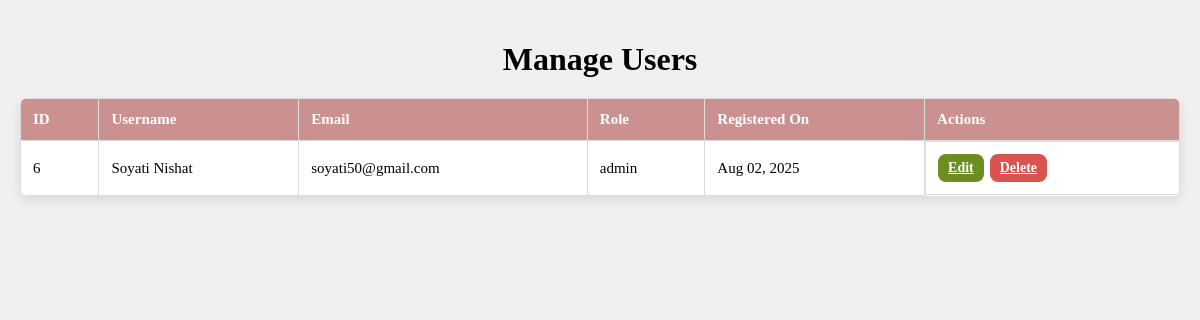
Before: /admin/manage-users.php (signed in) with the older database file.
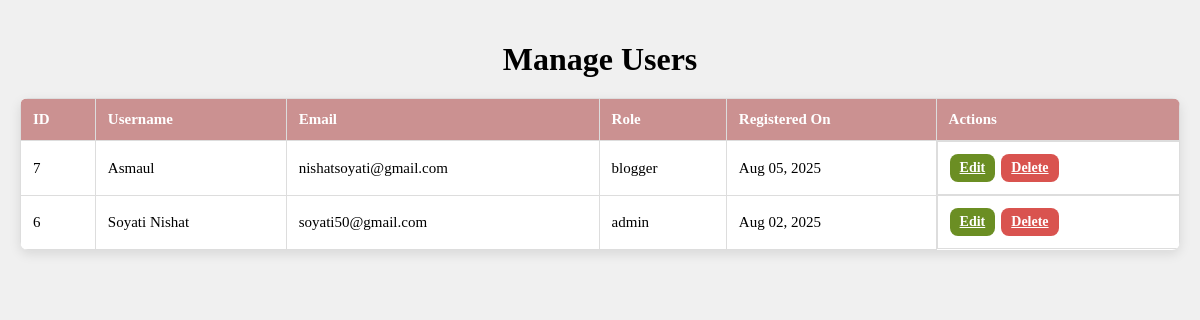
After: the same page with the newer database file.
### tables this page shows
CREATE TABLE `users` (
  `id` int(11) NOT NULL,
  `fullname` varchar(100) DEFAULT NULL,
  `username` varchar(50) NOT NULL,
  `email` varchar(100) NOT NULL,
  `password` varchar(255) NOT NULL,
  `role` enum('admin','blogger','reader') DEFAULT 'reader',
  `bio` text DEFAULT NULL,
  `profile_image` varchar(255) DEFAULT NULL,
  `created_at` timestamp NOT NULL DEFAULT current_timestamp()
);

### admin/manage-users.php (the view, shortened to what this page needs)
<?php
include '../php/config.php';
$sqlUsers = "SELECT id, username, email, role, created_at FROM users ORDER BY created_at DESC";
$resultUsers = $conn->query($sqlUsers);
?>
<!DOCTYPE html>
<html lang="en">
<head>
</head>
<body>
<h1>Manage Users</h1>
<div class="table-container">
<?php if ($resultUsers->num_rows > 0): ?>
<table>
  <thead>
    <tr>
      <th>ID</th>
      <th>Username</th>
      <th>Email</th>
      <th>Role</th>
      <th>Registered On</th>
      <th>Actions</th>
    </tr>
  </thead>
  <tbody>
    <?php while ($user = $resultUsers->fetch_assoc()): ?>
    <tr>
      <td><?= htmlspecialchars($user['id']) ?></td>
      <td><?= htmlspecialchars($user['username']) ?></td>
      <td><?= htmlspecialchars($user['email']) ?></td>
      <td><?= htmlspecialchars($user['role']) ?></td>
      <td><?= date("M d, Y", strtotime($user['created_at'])) ?></td>
      <td class="actions">
        <a class="btn btn-edit" href="edit-user.php?id=<?= $user['id'] ?>">Edit</a>
        <a class="btn btn-delete" href="delete-user.php?id=<?= $user['id'] ?>" onclick="return confirm('Are you sure you want to delete this user?');">Delete</a>
      </td>
    </tr>
    <?php endwhile; ?>
  </tbody>
</table>
<?php else: ?>
<p style="text-align:center;">No users found.</p>
<?php endif; ?>
</div>
</body>
</html>

### admin/manage-users.php (style rules this page uses)
:root { --font-family: 'Merriweather', serif; --black: #000; --white: #f0f0f0; --gray: #ddd; --button-hover-bg: #cb9191; --radius: 8px; --transition: 0.3s ease; }
body { font-family: var(--font-family); margin: 0; padding: 20px; background: var(--white); color: var(--black); }
h1 { text-align: center; margin-bottom: 20px; }
.table-container { width: 100%; overflow-x: auto; background: #fff; border-radius: var(--radius); box-shadow: 0 4px 12px rgba(0,0,0,0.1); }
table { width: 100%; border-collapse: collapse; min-width: 600px; }
th, td { padding: 12px; border: 1px solid var(--gray); text-align: left; font-size: 15px; }
th { background: var(--button-hover-bg); color: #fff; }
.actions { display: flex; flex-wrap: wrap; gap: 6px; }
.btn { padding: 6px 10px; border: none; border-radius: var(--radius); cursor: pointer; font-weight: 600; font-size: 14px; transition: background-color var(--transition); }
.btn-edit { background-color: #6b8e23; color: white; }
.btn-delete { background-color: #d9534f; color: white; }

Changed rows visible on the page:
added users: id "7", username "Asmaul", email "nishatsoyati@gmail.com", role "blogger", created_at "Aug 05, 2025"
